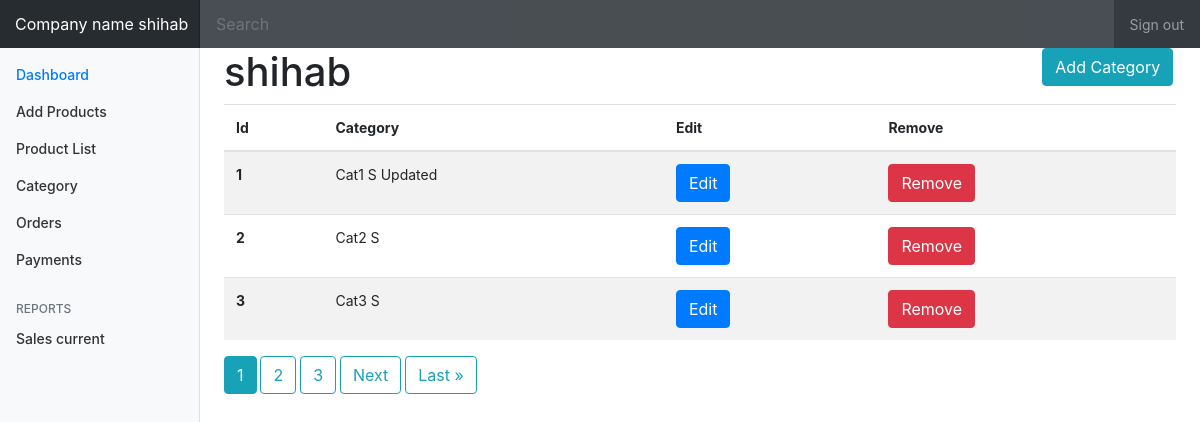
The app's page /store/category/list (signed in), older data.
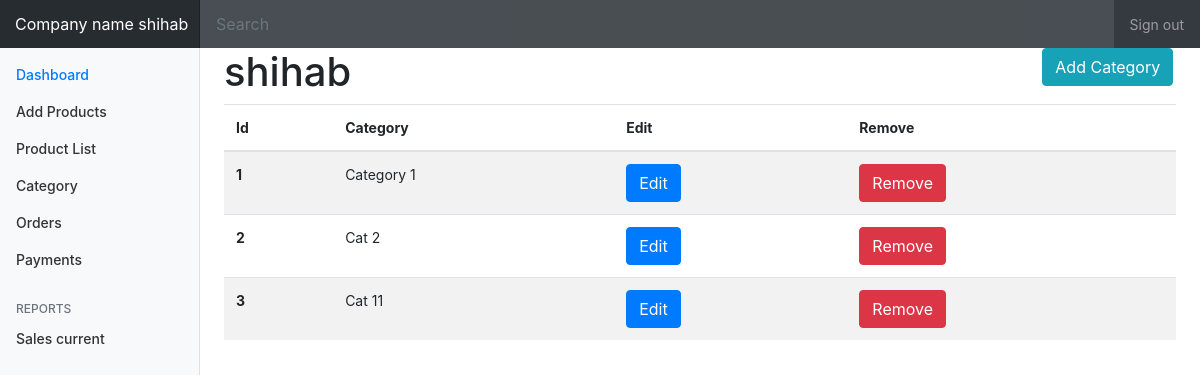
The same page, newer data.
### store/models.py (models this page shows, shortened)
class Category(models.Model):
    parent = models.ForeignKey('self', blank=True, null=True, related_name='children', on_delete=models.CASCADE)
    category_title = models.CharField(max_length=50, default="")
    category_description = models.CharField(max_length=200, default="")
    slug = models.SlugField(unique=True, blank=True, null=True)
    seller = models.ForeignKey(User, on_delete=models.CASCADE)
    publish_date = models.DateField()
    status = models.BooleanField()

### store/views.py (the view)
# urls.py: path('category/list', views.SellerCategoryListView.as_view(), name='category_list'),
@method_decorator([login_required, seller_required], name='dispatch')
class SellerCategoryListView(ListView):
    model = Category
    ordering = ('id', )
    context_object_name = 'category'
    template_name = 'dashboard/category_list.html'
    paginate_by = 3
    def get_context_data(self, **kwargs):
        kwargs['accounts'] = self.request.user
        return super().get_context_data(**kwargs)
    def get_queryset(self):
        return Category.objects.filter(seller=self.request.user)

### store/templates/dashboard/category_list.html (shortened to what this page needs)
{% extends 'dashboard/dashboard.html' %}
{% load crispy_forms_tags %}
{% block main %}
    <div class="row">
         <div class="col-sm-10">
             <h1> {{accounts.username}}</h1>
         </div>
         <div class="col-sm-2">
             <a href="{% url 'add-category' %}">
                <button type="button" class="btn btn-info">Add Category</button>
            </a>
         </div>
    </div>
    <table class="table table-striped">
      <thead>
        <tr>
            <th scope="col">Id</th>
            <th scope="col">Category</th>
            <th scope="col">Edit</th>
            <th scope="col">Remove</th>
        </tr>
      </thead>
      <tbody>
        {% if category.count > 0 %}
            {% for pr in category %}
                <tr>
                    <th scope="row">{{ pr.id}}</th>
                    <td>{{ pr.category_title}}</td>
                    <td>
                        <a href="{% url 'update-category'  pr.id %}">
                            <button type="button" class="btn btn-primary">Edit </button>
                        </a>
                    </td>
                    <td>
                        <a href="{% url 'delete-category' pr.id %}">
                            <button type="button" class="btn btn-danger">Remove </button>
                        </a>
                    </td>
                </tr>
            {% endfor %}
        {% endif %}
      </tbody>
    </table>
    {% if is_paginated %}
        <span class="step-links">
       {% for num in  page_obj.paginator.page_range %}
            {% if page_obj.number == num %}
                <a class="btn btn-info mb-4" href="?page={{ num }}"> {{num}} </a>
            {% elif num > page_obj.number|add:'-3' and num < page_obj.number|add:'3' %}
                <a class="btn btn-outline-info mb-4" href="?page={{ num }}"> {{num}} </a>
            {% endif %}
        {% endfor %}
        {% if page_obj.has_next %}
            <a class="btn btn-outline-info mb-4" href="?page={{ page_obj.next_page_number }}">Next</a>
            <a class="btn btn-outline-info mb-4" href="?page={{ page_obj.paginator.num_pages }}">Last &raquo;</a>
        {% endif %}
        </span>
    {% endif %}
{% endblock %}

Row changes from the older to the newer data that the page shows:
changed Category id 1: category_title "Cat1 S Updated" → "Category 1"
changed Category id 2: category_title "Cat2 S" → "Cat 2"
changed Category id 3: category_title "Cat3 S" → "Cat 11"
Text that changed along with them:
list line gone: "1"
list line gone: "2"
list line gone: "3"
text no longer shown: "Next Last »"
